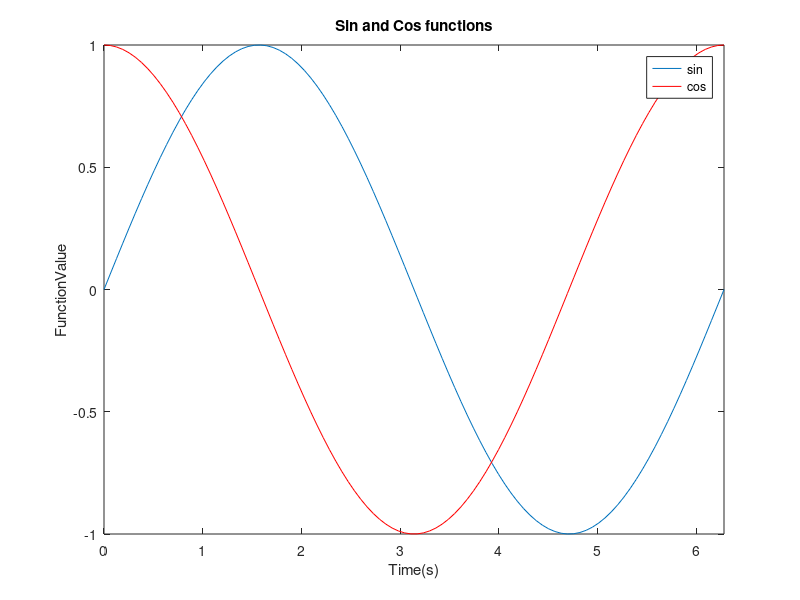

Reproduce this figure in MATLAB.
figure;
t = linspace(0, 2 * pi, 100);
plot(t, sin(t));
hold on;
plot(t, cos(t), "r");
xlabel('Time(s)');
ylabel('FunctionValue');
title('Sin and Cos functions');
legend('sin', 'cos');
xlim([0, 2 * pi]);
ylim([-1, 1]);